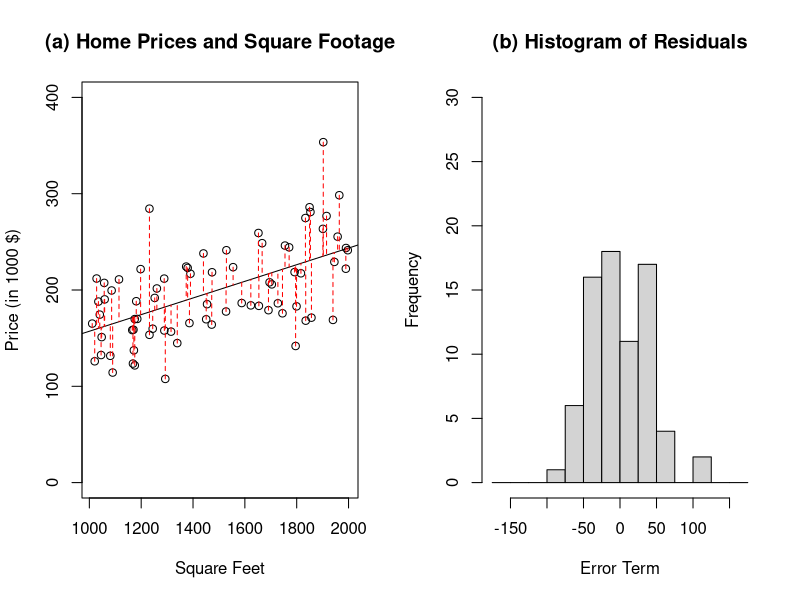
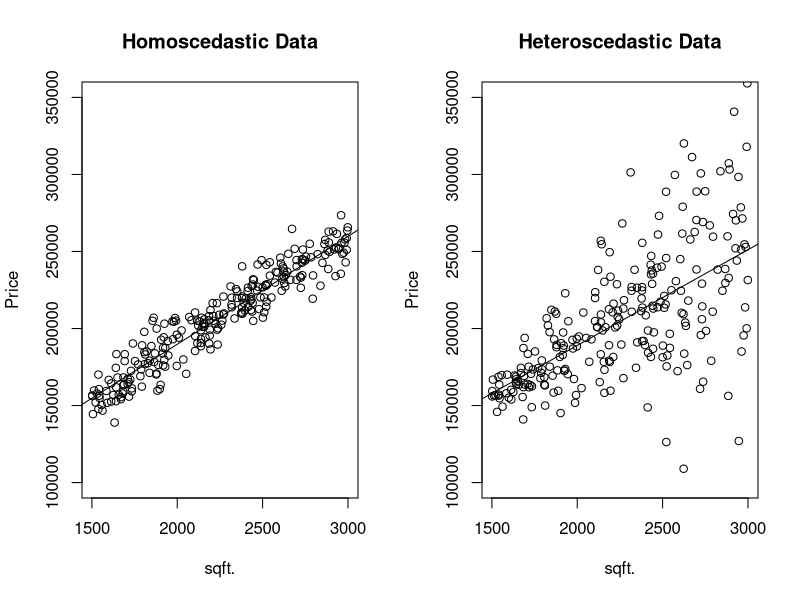

R code for these plots, in order: (Note: this script raises an error after producing the figures.)
## ---- chunk 1
nobs           = 75
sqft           = runif(n=nobs,min=1000,max=2000)
price          = (50000+100*sqft+rnorm(n=nobs,mean=0,sd=40000))/1000
bhat           = lm(price~sqft)
 par(mfrow=c(1,2))
      plot(sqft,price,ylim=c(0,400),main="(a) Home Prices and Square Footage",
           ylab="Price (in 1000 $)",xlab="Square Feet")
      abline(bhat)
      for(i in 1:nobs){
           segments(sqft[i],price[i],sqft[i],bhat$fitted.values[i],lty=2,col="red")}
      hist(bhat$residuals,main="(b) Histogram of Residuals",xlab="Error Term",
           xlim=c(-175,175),ylim=c(0,30),breaks= seq(-175,175,25))
rm(bhat,i,nobs,price,sqft)
## ---- chunk 2
nobs           = 250
x              = sort(runif(nobs,1500,3000))
y_true         = 50000+70*x
housing        = data.frame(y_true,x)
housing$e_homo = 10000*rnorm(nobs)
housing$e_hetr = 5000*rnorm(nobs,sd=seq(1,10,length.out=nobs))
housing$y_homo = housing$y_true+housing$e_homo
housing$y_hetr = housing$y_true+housing$e_hetr
b_homo         = lm(y_homo~x,data=housing)
b_hetr         = lm(y_hetr~x,data=housing)
par(mfrow=c(1,2))
  plot(x,housing$y_homo,ylim=c(100000,350000),main="Homoscedastic Data",ylab="Price",xlab="sqft.")
  abline(b_homo)
  plot(x,housing$y_hetr,ylim=c(100000,350000),main="Heteroscedastic Data",ylab="Price",xlab="sqft.")
  abline(b_hetr)
rm(b_hetr,b_homo,housing)
## ---- chunk 3
honda$price    = honda$price/1000
honda$miles    = honda$miles/1000
bhat           = lm(price~miles,data=honda)
par(mfrow=c(1,2))
  plot(honda$miles,honda$price,ylim=c(0,25),main="(a) Prices and Miles",ylab="Price (in 1000 $)",xlab="Miles")
  abline(bhat)
  for(i in 1:nrow(honda)){
       segments(honda$miles[i],honda$price[i],honda$miles[i],bhat$fitted.values[i],lty=2,col="red")}
  hist(bhat$residuals,main="(b) Histogram of Residuals ",xlab="Error Term",ylim=c(0,25),breaks = seq(-7,7,1))
## ---- chunk 4
fun1 = function(x){exp(b[1]+b[2]*log(x))}
fun2 = function(x){b[1]+b[2]*x+b[3]*x^2+b[4]*x^3}
par(mfrow=c(1,2))
   b         = c(1,0.5)
   main1     = expression("b"[1]*"=1, b"[2]*"=0.5")
   curve(fun1,ylim=c(0,5),main=expression("log(y)=1+b"[2]*"log(x)"))
   b         = c(2,1)
   main2     = expression("b"[1]*"=2, b"[2]*"=1")
   curve(fun1,add=TRUE,col="blue")
   b         = c(3,3)
   main3     = expression("b"[1]*"=2, b"[2]*"=3")
   curve(fun1,add=TRUE,col="red")
legend(0,5,legend=c(main1,main2,main3),fill=c("black","blue","red"),box.lty=0)
   b         = c(1,1,1,0)
   main1     = expression("b"[3]*"=1, b"[4]*"=0")
   curve(fun2,col="black",ylim=c(0,5),main=expression("y=1+x+b"[3]*"x"^2*"+b"[4]*"x"^3))
   b         = c(1,1,-1,0)
   main2     = expression("b"[3]*"=-1, b"[4]*"=0")
   curve(fun2,add=TRUE,col="blue")
   b         = c(1,1,5,2)
   main3     = expression("b"[3]*"=5, b"[4]*"=2")
   curve(fun2,add=TRUE,col="red")
legend(0,5,legend=c(main1,main2,main3),fill=c("black","blue","red"),box.lty=0)
rm(b,main1,main2,main3,fun1,fun2)
## ---- chunk 5
bhat1 = lm(y1~x1,data=anscombe)
summary(bhat1)
## ---- chunk 6
plot(anscombe$x1,anscombe$y1)
abline(bhat1,col="red")
